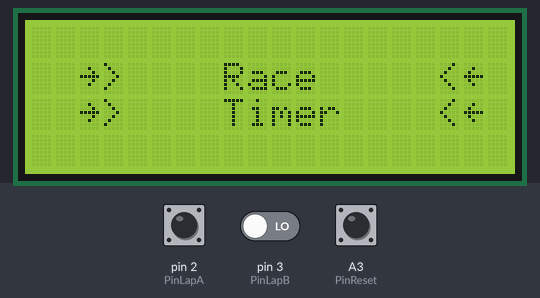
The sketch below on a simulated Arduino Uno, built with avr-gcc and run on an emulated ATmega328P. On the bench: 20×4 character LCD. The inputs (shaded band) are chosen by the test bench; at power-on: pin 2 (PinLapA) LOW, pin 3 (PinLapB) LOW, A3 (PinReset) HIGH. What the sketch prints to the serial monitor is not drawn.

Above: at 1.2 s.
1.3 s: pin 2 (PinLapA) driven HIGH
At 1.35 s:
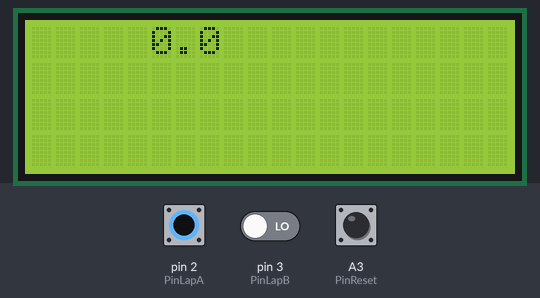
3.1 s: pin 3 (PinLapB) driven HIGH
At 3.15 s:
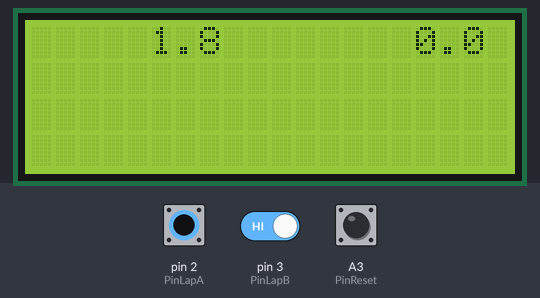
4.6 s: A3 (PinReset) pulled LOW for 0.15 s
At 5.2 s:
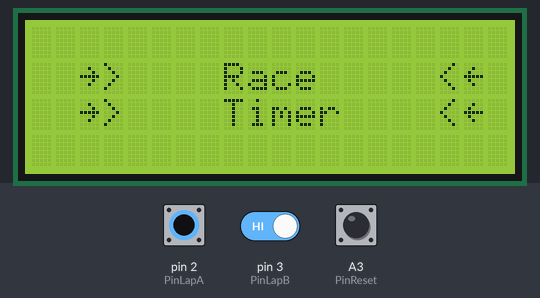
6.2 s: pin 2 (PinLapA) pulsed LOW 5 times (0.12 s each, 0.3 s apart)
At 8.8 s:
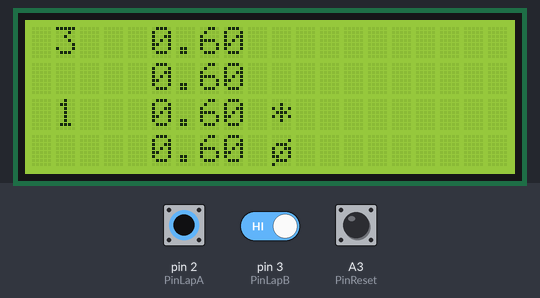
10.7 s: A3 (PinReset) pulled LOW for 1 s
At 11.5 s:
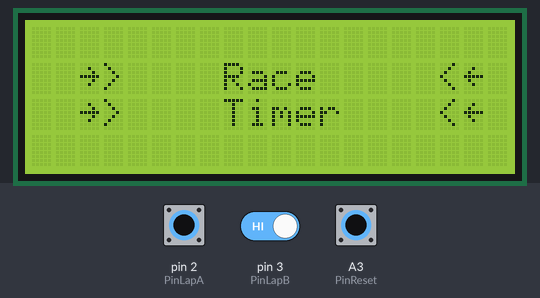
13.2 s: pin 2 (PinLapA) driven LOW and A3 (PinReset) driven LOW
Timing chart, 0 to 16.2 s (numbered marks = the images above; inputs shaded):
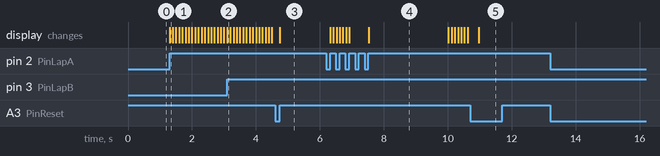

Measured:
- after the input at 1.3 s, the display: changes at once (image 1)
- after the input at 4.6 s, the display: changes after 0.15 s (image 3)
- after the input at 6.2 s, the display: first changes after 0.12 s (image 4 shows a later state)
- after the input at 10.7 s, the display: changes after 0.26 s (image 5)
- after the input at 13.2 s, every drawn part: stays the same
- what the display in image 4 shows lasts 2.5 s, from 7.5 s to 10.0 s

The sketch:

RaceTimer.ino
```cpp
#include <LiquidCrystal.h>

const int rs = 12, en = 10, d4 = 5, d5 = 4, d6 = 7, d7 = 6;
LiquidCrystal lcd(rs, en, d4, d5, d6, d7);

uint8_t PullupPinLapA = A0;
uint8_t PullupPinLapB = A1;
uint8_t PinLapA = 2;
uint8_t PinLapB = 3;

uint8_t PinReset = A3;
uint8_t LcdRW = 11;

byte SymbolAverage[8] = {
  0b00000,
  0b00001,
  0b01110,
  0b10011,
  0b10101,
  0b11001,
  0b01110,
  0b10000,
};

struct RaceInfo
{
  bool Started;
  unsigned long LapStart;
  int CurrentLap;
  unsigned long LastTime;
  int BestLap;
  unsigned long BestTime;
  bool LapUpdate;
  unsigned long AverageTime;
  unsigned long SumTime;
};

struct RaceInfo A = {0};
struct RaceInfo B = {0};
bool isReset = true;

bool lapA = false;
bool lapB = false;

void setup()
{
  Reset(&A);
  Reset(&B);

  pinMode(PullupPinLapA, INPUT_PULLUP);
  pinMode(PullupPinLapB, INPUT_PULLUP);
  pinMode(PinReset, INPUT_PULLUP);
  pinMode(LcdRW, OUTPUT);

  attachInterrupt(digitalPinToInterrupt(PinLapA), IsrLapA, RISING);
  attachInterrupt(digitalPinToInterrupt(PinLapB), IsrLapB, RISING);

  digitalWrite(LcdRW, LOW);

  lcd.begin(20, 4);
  lcd.createChar(1, SymbolAverage);

  ResetLcd();

  Serial.begin(112500);
  Serial.println("Race Timer");
}

void loop()
{
  if (digitalRead(PinReset) == LOW)
  {
    Reset(&A);
    Reset(&B);
    ResetLcd();
    isReset = true;
  }

  if (lapA)
  {
    SetLap(&A);
    lapA = false;
  }

  if (lapB)
  {
    SetLap(&B);
    lapB = false;
  }

  auto now = millis();

  if (!A.Started && !B.Started)
    return;

  if (isReset)
  {
    lcd.clear();
    isReset = false;
  }

  PrintRace(&A, now, 0);
  PrintRace(&B, now, 11);
}

void PrintRace(RaceInfo *info, unsigned long now, uint8_t col)
{

  if (info->Started)
  {
    lcd.setCursor(3 + col, 0);
    auto elapsed = now - info->LapStart;
    if (info->CurrentLap > 1 && elapsed < 2500)
      PrintTime(info->LastTime, 2);
    else
    {
      PrintTime(elapsed, 1);
      lcd.print(' ');
    }
  }

  if (!info->LapUpdate)
    return;

  lcd.setCursor(0 + col, 0);
  PrintDigits(info->CurrentLap, 2);

  lcd.setCursor(3 + col, 1);
  PrintTime(info->LastTime, 2);

  if (info->CurrentLap > 2)
  {
    lcd.setCursor(0 + col, 2);
    PrintDigits(info->BestLap, 2);

    lcd.setCursor(3 + col, 2);
    PrintTime(info->BestTime, 2);

    lcd.setCursor(3 + col, 3);
    PrintTime(info->AverageTime, 2);

    lcd.setCursor(10, 2);
    lcd.print('*');
    lcd.setCursor(10, 3);
    lcd.write(byte(1));
  }

  info->LapUpdate = false;
}

void Reset(RaceInfo *info)
{
  info->Started = false;
  info->LapStart = 0;
  info->CurrentLap = 1;
  info->LastTime = 0;
  info->BestLap = 0;
  info->BestTime = 0;
  info->LapUpdate = false;
  info->SumTime = 0;
  info->AverageTime = 0;
}

void ResetLcd()
{
  lcd.clear();
  lcd.setCursor(2,1);
  lcd.write((byte)0x7E);
  lcd.write((byte)0x3E);
  lcd.print("    Race     ");
  lcd.write((byte)0x3C);
  lcd.write((byte)0x7F);

  lcd.setCursor(2,2);
  lcd.write((byte)0x7E);
  lcd.write((byte)0x3E);
  lcd.print("    Timer    ");
  lcd.write((byte)0x3C);
  lcd.write((byte)0x7F);
}

void SetLap(RaceInfo *info)
{
  auto now = millis();

  if (!info->Started)
  {
    info->Started = true;
    info->LapStart = now;
    return;
  }

  // Debounce
  if (now - info->LapStart < 500)
    return;

  auto lapTime = now - info->LapStart;

  info->LastTime = lapTime;
  if (info->BestLap == 0 || lapTime < info->BestTime)
  {
    info->BestLap = info->CurrentLap;
    info->BestTime = lapTime;
  }
  info->SumTime+=lapTime;
  info->AverageTime = info->SumTime / info->CurrentLap;
  info->LapStart = now;
  info->CurrentLap++;
  info->LapUpdate = true;
}

void PrintTime(unsigned long ms)
{
  PrintTime(ms, 2);
}

void PrintTime(unsigned long ms, byte fractionDigits)
{
  auto seconds = ms / 1000;
  auto fraction = ms % 1000;

  if (seconds >= 1000)
    lcd.print("???");
  else
    PrintDigits(seconds, 3, false);

  if (fractionDigits > 0)
    lcd.print(".");

  switch (fractionDigits)
  {
  case 0:
    return;
  case 1:
    PrintDigits(fraction / 100, 1, true);
    return;
  case 2:
    PrintDigits(fraction / 10, 2, true);
    return;
  case 3:
    PrintDigits(fraction, 3, true);
    return;
  }
}

void PrintDigits(int value, byte digits)
{
  PrintDigits(value, digits, false);
}

void PrintDigits(int value, byte digits, bool printZero)
{
  if (value < 100 && digits > 2)
    lcd.print(printZero ? '0' : ' ');
  if (value < 10 && digits > 1)
    lcd.print(printZero ? '0' : ' ');

  switch (digits)
  {
  case 1:
    value = value % 10;
    break;
  case 2:
    value = value % 100;
    break;
  default:
    value = value % 1000;
    break;
  }
  lcd.print(value);
}

void IsrLapA()
{
  lapA = true;
}

void IsrLapB()
{
  lapB = true;
}
```
